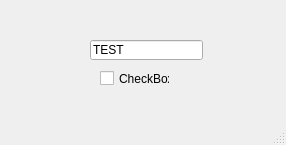
<?xml version="1.0" encoding="UTF-8"?>
<ui version="4.0">
 <class>test_qlineedit</class>
 <widget class="QMainWindow" name="test_qlineedit">
  <property name="geometry">
   <rect>
    <x>0</x>
    <y>0</y>
    <width>286</width>
    <height>145</height>
   </rect>
  </property>
  <property name="windowTitle">
   <string>MainWindow</string>
  </property>
  <widget class="QWidget" name="centralwidget">
   <widget class="QLineEdit" name="lineEdit">
    <property name="geometry">
     <rect>
      <x>90</x>
      <y>40</y>
      <width>113</width>
      <height>20</height>
     </rect>
    </property>
    <property name="text">
     <string>TEST</string>
    </property>
   </widget>
   <widget class="QCheckBox" name="checkBox">
    <property name="geometry">
     <rect>
      <x>100</x>
      <y>70</y>
      <width>70</width>
      <height>17</height>
     </rect>
    </property>
    <property name="text">
     <string>CheckBox</string>
    </property>
    <property name="checkable">
     <bool>false</bool>
    </property>
    <property name="checked">
     <bool>false</bool>
    </property>
   </widget>
  </widget>
  <widget class="QMenuBar" name="menubar">
   <property name="geometry">
    <rect>
     <x>0</x>
     <y>0</y>
     <width>286</width>
     <height>21</height>
    </rect>
   </property>
  </widget>
  <widget class="QStatusBar" name="statusbar"/>
 </widget>
 <resources/>
 <connections/>
</ui>
